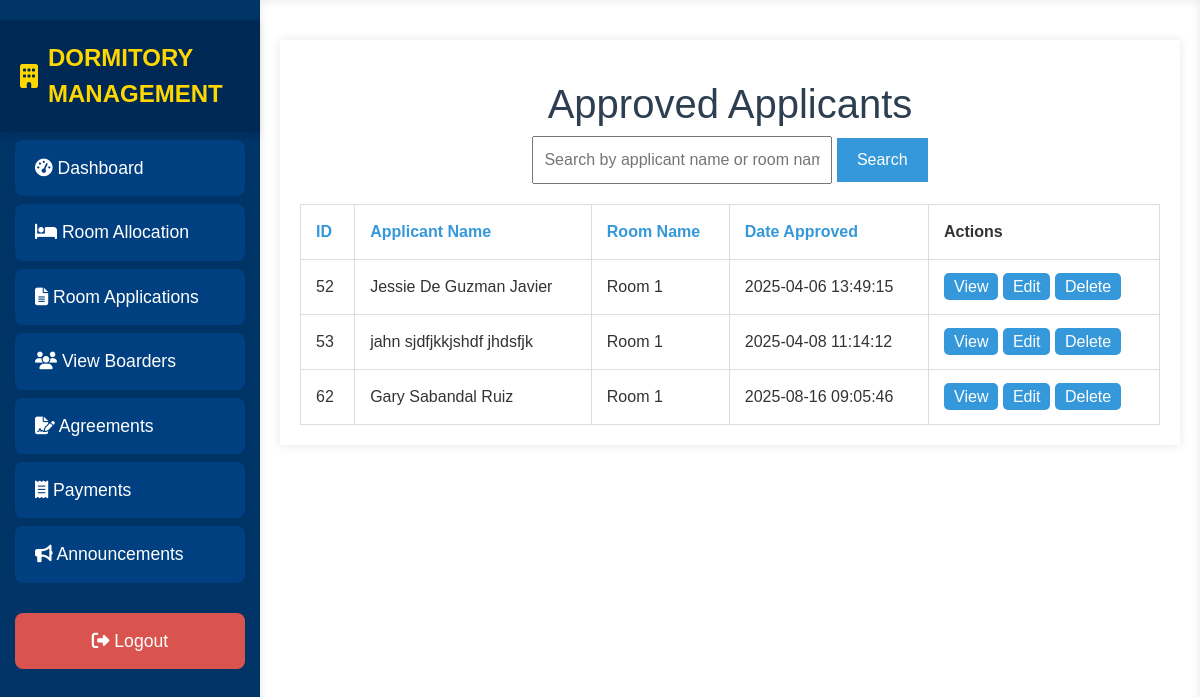
Screenshot of /dormitory_room_management.php with the database file from the repository.
### tables this page shows
CREATE TABLE `student_room_applications` (
  `id` int(11) NOT NULL,
  `user_id` varchar(50) NOT NULL,
  `room_id` int(11) NOT NULL,
  `status` enum('Pending','Approved','Rejected') DEFAULT 'Pending',
  `applied_at` datetime DEFAULT current_timestamp(),
  `price_per_month` float DEFAULT NULL,
  `approved_at` datetime DEFAULT NULL
);

CREATE TABLE `rooms` (
  `id` int(11) NOT NULL,
  `name` varchar(255) NOT NULL,
  `total_beds` int(11) NOT NULL,
  `occupied_beds` int(11) NOT NULL,
  `image` varchar(255) NOT NULL,
  `amenities` text NOT NULL,
  `price_per_month` float DEFAULT NULL
);

### dormitory_room_management.php (the view, shortened to what this page needs)
<?php
include('admin_dormitory_header.php');
include('config.php');
$valid_columns = ['id', 'full_name', 'room_name', 'approved_at'];
$sort = isset($_GET['sort']) && in_array($_GET['sort'], $valid_columns) ? $_GET['sort'] : 'id';
$order = isset($_GET['order']) && $_GET['order'] === 'DESC' ? 'DESC' : 'ASC';
$reverse_order = ($order === 'ASC') ? 'DESC' : 'ASC';
$search = $_GET['search'] ?? '';
$sql = "SELECT sa.id, sa.user_id, sa.room_id, sa.applied_at AS approved_at,
               TRIM(CONCAT(u.first_name, ' ', COALESCE(NULLIF(u.middle_name, ''), ''), ' ', u.last_name)) AS full_name,
               r.name AS room_name
        FROM student_room_applications sa
        JOIN users u ON sa.user_id = u.user_id
        JOIN rooms r ON sa.room_id = r.id
        WHERE sa.status = 'Approved'
        AND (u.first_name LIKE ? OR u.last_name LIKE ? OR r.name LIKE ?)
        ORDER BY $sort $order";
$stmt = $conn->prepare($sql);
$search_param = "%$search%";
$stmt->bind_param('sss', $search_param, $search_param, $search_param);
$stmt->execute();
$query = $stmt->get_result();
?>
<!DOCTYPE html>
<html lang="en">
<head>
    <link href="https://cdn.jsdelivr.net/npm/bootstrap@5.3.0/dist/css/bootstrap.min.css" rel="stylesheet">
</head>
<body>
    <div class="container">
        <h1>Approved Applicants</h1>
        <div class="search-bar">
            <form method="GET" action="">
                <input type="text" name="search" placeholder="Search by applicant name or room name" value="<?php echo htmlspecialchars($search); ?>">
                <button type="submit">Search</button>
            </form>
        </div>
        <table>
            <thead>
                <tr>
                    <th><a href="?sort=id&order=<?php echo $reverse_order; ?>">ID</a></th>
                    <th><a href="?sort=full_name&order=<?php echo $reverse_order; ?>">Applicant Name</a></th>
                    <th><a href="?sort=room_name&order=<?php echo $reverse_order; ?>">Room Name</a></th>
                    <th><a href="?sort=approved_at&order=<?php echo $reverse_order; ?>">Date Approved</a></th>
                    <th>Actions</th>
                </tr>
            </thead>
            <tbody>
                <?php while ($row = $query->fetch_assoc()) { ?>
                    <tr>
                        <td><?php echo $row['id']; ?></td>
                        <td><?php echo htmlspecialchars($row['full_name']); ?></td>
                        <td><?php echo htmlspecialchars($row['room_name']); ?></td>
                        <td><?php echo $row['approved_at']; ?></td>
                        <td>
                            <a href="view_applicant.php?id=<?php echo $row['id']; ?>" class="action-btn">View</a>
                            <a href="edit_applicant.php?id=<?php echo $row['id']; ?>" class="action-btn">Edit</a>
                            <a href="delete_applicant.php?id=<?php echo $row['id']; ?>" class="action-btn" onclick="return confirm('Are you sure you want to delete this applicant?')">Delete</a>
                        </td>
                    </tr>
                <?php } ?>
            </tbody>
        </table>
    </div>
</body>
</html>

### admin_dormitory_header.php (style rules this page uses)
* { margin: 0; padding: 0; box-sizing: border-box; }
body { font-family: 'Roboto', sans-serif; background-color: #f8f9fa; display: flex; }

### dormitory_room_management.php (style rules this page uses)
body { font-family: Arial, sans-serif; background-color: #f7f7f7; color: #333; }
h1 { text-align: center; color: #2c3e50; margin-top: 20px; }
.container { max-width: 1200px; margin: 0 auto; padding: 20px; background-color: #fff; box-shadow: 0 0 10px rgba(0, 0, 0, 0.1); margin-top: 20px; }
.search-bar { text-align: center; margin-bottom: 20px; }
.search-bar input { padding: 10px; width: 300px; font-size: 16px; }
.search-bar button { padding: 10px 20px; background-color: #3498db; color: white; border: none; cursor: pointer; font-size: 16px; }
table { width: 100%; border-collapse: collapse; margin-top: 20px; }
table, th, td { border: 1px solid #ddd; }
th, td { padding: 15px; text-align: left; }
th a { color: #3498db; text-decoration: none; }
.action-btn { padding: 5px 10px; background-color: #3498db; color: white; border: none; cursor: pointer; border-radius: 5px; text-decoration: none; }

### rows the page displays
student_room_applications: id "52", full_name "Jessie De Guzman Javier", room.name "Room 1", applied_at "2025-04-06 13:49:15"
student_room_applications: id "53", full_name "jahn sjdfjkkjshdf jhdsfjk", room.name "Room 1", applied_at "2025-04-08 11:14:12"
student_room_applications: id "62", full_name "Gary Sabandal Ruiz", room.name "Room 1", applied_at "2025-08-16 09:05:46"
